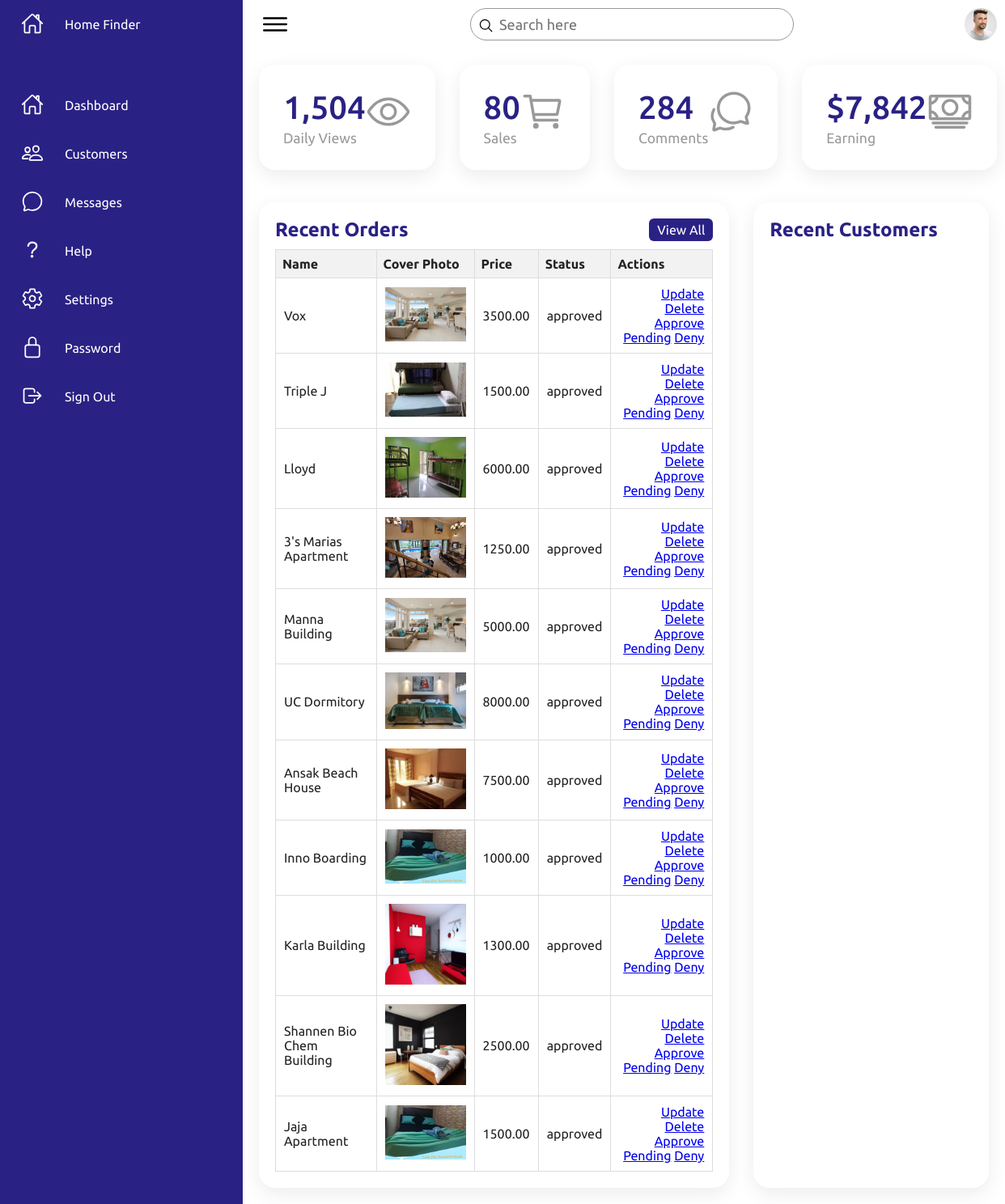
Screenshot of /OriginalFile/user_dashboard.php with the database file from the repository.
### tables this page shows
CREATE TABLE `account_establishment` (
  `id` int(11) NOT NULL,
  `email` varchar(255) NOT NULL,
  `password` varchar(255) NOT NULL,
  `name` varchar(255) NOT NULL,
  `address` varchar(255) DEFAULT NULL,
  `map` text NOT NULL,
  `cover_photo` varchar(255) DEFAULT NULL,
  `price` decimal(10,2) DEFAULT NULL,
  `status` varchar(50) DEFAULT NULL,
  `contact` varchar(11) NOT NULL
);

### OriginalFile/user_dashboard.php (the view, shortened to what this page needs)
<!DOCTYPE html>
<html lang="en">
<head>
    <link rel="stylesheet" href="assets/css/style.css">
</head>
<body>
    <div class="container">
        <div class="navigation">
            <ul>
                <li>
                    <a href="#">
                        <span class="icon">
                            <ion-icon name="home-outline"></ion-icon>
                        </span>
                        <span class="title">Home Finder</span>
                    </a>
                </li>
                <li>
                    <a href="#">
                        <span class="icon">
                            <ion-icon name="home-outline"></ion-icon>
                        </span>
                        <span class="title">Dashboard</span>
                    </a>
                </li>
                <li>
                    <a href="#">
                        <span class="icon">
                            <ion-icon name="people-outline"></ion-icon>
                        </span>
                        <span class="title">Customers</span>
                    </a>
                </li>
                <li>
                    <a href="#">
                        <span class="icon">
                            <ion-icon name="chatbubble-outline"></ion-icon>
                        </span>
                        <span class="title">Messages</span>
                    </a>
                </li>
                <li>
                    <a href="#">
                        <span class="icon">
                            <ion-icon name="help-outline"></ion-icon>
                        </span>
                        <span class="title">Help</span>
                    </a>
                </li>
                <li>
                    <a href="#">
                        <span class="icon">
                            <ion-icon name="settings-outline"></ion-icon>
                        </span>
                        <span class="title">Settings</span>
                    </a>
                </li>
                <li>
                    <a href="#">
                        <span class="icon">
                            <ion-icon name="lock-closed-outline"></ion-icon>
                        </span>
                        <span class="title">Password</span>
                    </a>
                </li>
                <li>
                    <a href="#">
                        <span class="icon">
                            <ion-icon name="log-out-outline"></ion-icon>
                        </span>
                        <span class="title">Sign Out</span>
                    </a>
                </li>
            </ul>
        </div>
        <div class="main">
            <div class="topbar">
                <div class="toggle">
                    <ion-icon name="menu-outline"></ion-icon>
                </div>
                <div class="search">
                    <label>
                        <input type="text" placeholder="Search here">
                        <ion-icon name="search-outline"></ion-icon>
                    </label>
                </div>
                <div class="user">
                    <img src="assets/imgs/customer01.jpg" alt="">
                </div>
            </div>
            <div class="cardBox">
                <div class="card">
                    <div>
                        <div class="numbers">1,504</div>
                        <div class="cardName">Daily Views</div>
                    </div>
                    <div class="iconBx">
                        <ion-icon name="eye-outline"></ion-icon>
                    </div>
                </div>
                <div class="card">
                    <div>
                        <div class="numbers">80</div>
                        <div class="cardName">Sales</div>
                    </div>
                    <div class="iconBx">
                        <ion-icon name="cart-outline"></ion-icon>
                    </div>
                </div>
                <div class="card">
                    <div>
                        <div class="numbers">284</div>
                        <div class="cardName">Comments</div>
                    </div>
                    <div class="iconBx">
                        <ion-icon name="chatbubbles-outline"></ion-icon>
                    </div>
                </div>
                <div class="card">
                    <div>
                        <div class="numbers">$7,842</div>
                        <div class="cardName">Earning</div>
                    </div>
                    <div class="iconBx">
                        <ion-icon name="cash-outline"></ion-icon>
                    </div>
                </div>
            </div>
            <div class="details">
                <div class="recentOrders">
                    <div class="cardHeader">
                        <h2>Recent Orders</h2>
                        <a href="#" class="btn">View All</a>
                    </div>
                    <?php
include 'connection.php';
$result = mysqli_query($con, "SELECT * FROM account_establishment");
if (mysqli_num_rows($result) > 0) {
    echo '<html>
            <head>
                <style>
                    table {
                        border-collapse: collapse;
                        width: 100%;
                    }
                    th, td {
                        border: 1px solid #ddd;
                        padding: 8px;
                        text-align: left;
                    }
                    th {
                        background-color: #f2f2f2;
                    }
                    img {
                        max-width: 100px;
                    }
                    label {
                        font-weight: bold;
                    }
                </style>
            </head>
            <body>';
    echo '<table>';
    echo '<tr><th>Name</th><th>Cover Photo</th><th>Price</th><th>Status</th><th>Actions</th></tr>';
    while ($row = mysqli_fetch_array($result)) {
        $id = $row['id'];
        $name = $row['name'];
        $image = $row['cover_photo'];
        $price = $row['price'];
        $status = $row['status'];
        echo '<tr>';
        echo '<td>' . $name . '</td>';
        echo '<td><img src="' . $image . '" alt="Cover Photo"></td>';
        echo '<td>' . $price . '</td>';
        echo '<td>' . $status . '</td>';
        echo '<td>';
        echo '<a href="?action=update&id=' . $id . '">Update</a> ';
        echo '<a href="?action=delete&id=' . $id . '">Delete</a> ';
        echo '<a href="?action=changestatus&id=' . $id . '&status=approved">Approve</a> ';
        echo '<a href="?action=changestatus&id=' . $id . '&status=pending">Pending</a> ';
        echo '<a href="?action=changestatus&id=' . $id . '&status=denied">Deny</a>';
        echo '</td>';
        echo '</tr>';
    }
    echo '</table></body></html>';
} else {
    echo 'No records found.';
}
?>
                </div>
                <div class="recentCustomers">
                    <div class="cardHeader">
                        <h2>Recent Customers</h2>
                    </div>
                </div>
            </div>
        </div>
    </div>
</body>
</html>

### assets/css/style.css (style rules this page uses)
* { font-family: "Ubuntu", sans-serif; margin: 0; padding: 0; box-sizing: border-box; }
:root { --blue: #2a2185; --white: #fff; --gray: #f5f5f5; --black1: #222; --black2: #999; }
body { min-height: 100vh; overflow-x: hidden; }
.container { position: relative; width: 100%; }
.navigation { position: fixed; width: 300px; height: 100%; background: var(--blue); border-left: 10px solid var(--blue); transition: 0.5s; overflow: hidden; }
.navigation ul { position: absolute; top: 0; left: 0; width: 100%; }
.navigation ul li { position: relative; width: 100%; list-style: none; border-top-left-radius: 30px; border-bottom-left-radius: 30px; }
.navigation ul li:nth-child(1) { margin-bottom: 40px; pointer-events: none; }
.navigation ul li a { position: relative; display: block; width: 100%; display: flex; text-decoration: none; color: var(--white); }
.navigation ul li a .icon { position: relative; display: block; min-width: 60px; height: 60px; line-height: 75px; text-align: center; }
.navigation ul li a .icon ion-icon { font-size: 1.75rem; }
.navigation ul li a .title { position: relative; display: block; padding: 0 10px; height: 60px; line-height: 60px; text-align: start; white-space: nowrap; }
.main { position: absolute; width: calc(100% - 300px); left: 300px; min-height: 100vh; background: var(--white); transition: 0.5s; }
.topbar { width: 100%; height: 60px; display: flex; justify-content: space-between; align-items: center; padding: 0 10px; }
.toggle { position: relative; width: 60px; height: 60px; display: flex; justify-content: center; align-items: center; font-size: 2.5rem; cursor: pointer; }
.search { position: relative; width: 400px; margin: 0 10px; }
.search label { position: relative; width: 100%; }
.search label input { width: 100%; height: 40px; border-radius: 40px; padding: 5px 20px; padding-left: 35px; font-size: 18px; outline: none; border: 1px solid var(--black2); }
.search label ion-icon { position: absolute; top: 0; left: 10px; font-size: 1.2rem; }
.user { position: relative; width: 40px; height: 40px; border-radius: 50%; overflow: hidden; cursor: pointer; }
.user img { position: absolute; top: 0; left: 0; width: 100%; height: 100%; object-fit: cover; }
.cardBox { position: relative; width: 100%; padding: 20px; display: grid; grid-template-columns: repeat(4, 1fr); grid-gap: 30px; }
.cardBox .card { position: relative; background: var(--white); padding: 30px; border-radius: 20px; display: flex; justify-content: space-between; cursor: pointer; box-shadow: 0 7px 25px rgba(0, 0, 0, 0.08); }
.cardBox .card .numbers { position: relative; font-weight: 500; font-size: 2.5rem; color: var(--blue); }
.cardBox .card .cardName { color: var(--black2); font-size: 1.1rem; margin-top: 5px; }
.cardBox .card .iconBx { font-size: 3.5rem; color: var(--black2); }
.details { position: relative; width: 100%; padding: 20px; display: grid; grid-template-columns: 2fr 1fr; grid-gap: 30px; }
.details .recentOrders { position: relative; display: grid; min-height: 500px; background: var(--white); padding: 20px; box-shadow: 0 7px 25px rgba(0, 0, 0, 0.08); border-radius: 20px; }
.details .cardHeader { display: flex; justify-content: space-between; align-items: flex-start; }
.cardHeader h2 { font-weight: 600; color: var(--blue); }
.cardHeader .btn { position: relative; padding: 5px 10px; background: var(--blue); text-decoration: none; color: var(--white); border-radius: 6px; }
.details table { width: 100%; border-collapse: collapse; margin-top: 10px; }
.details .recentOrders table tr { color: var(--black1); border-bottom: 1px solid rgba(0, 0, 0, 0.1); }
.details .recentOrders table tr:last-child { border-bottom: none; }
.details .recentOrders table tr td { padding: 10px; }
.details .recentOrders table tr td:last-child { text-align: end; }
.details .recentOrders table tr td:nth-child(2) { text-align: end; }
.details .recentOrders table tr td:nth-child(3) { text-align: center; }
.recentCustomers { position: relative; display: grid; min-height: 500px; padding: 20px; background: var(--white); box-shadow: 0 7px 25px rgba(0, 0, 0, 0.08); border-radius: 20px; }

### rows the page displays
account_establishment: name "Vox", cover_photo (picture), price "3500.00", status "approved"
account_establishment: name "Triple J", cover_photo (picture), price "1500.00", status "approved"
account_establishment: name "Lloyd", cover_photo (picture), price "6000.00", status "approved"
account_establishment: name "3's Marias Apartment", cover_photo (picture), price "1250.00", status "approved"
account_establishment: name "Manna Building", cover_photo (picture), price "5000.00", status "approved"
account_establishment: name "UC Dormitory", cover_photo (picture), price "8000.00", status "approved"
account_establishment: name "Ansak Beach House", cover_photo (picture), price "7500.00", status "approved"
account_establishment: name "Inno Boarding", cover_photo (picture), price "1000.00", status "approved"
account_establishment: name "Karla Building", cover_photo (picture), price "1300.00", status "approved"
account_establishment: name "Shannen Bio Chem Building", cover_photo (picture), price "2500.00", status "approved"
account_establishment: name "Jaja Apartment", cover_photo (picture), price "1500.00", status "approved"
